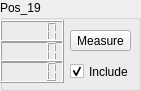
     <widget class="QGroupBox" name="Calib_box_19">
      <property name="geometry">
       <rect>
        <x>20</x>
        <y>20</y>
        <width>141</width>
        <height>91</height>
       </rect>
      </property>
      <property name="title">
       <string>Pos_19</string>
      </property>
      <widget class="QLCDNumber" name="calib_box_x_20">
       <property name="geometry">
        <rect>
         <x>0</x>
         <y>20</y>
         <width>64</width>
         <height>23</height>
        </rect>
       </property>
      </widget>
      <widget class="QLCDNumber" name="calib_box_y_20">
       <property name="geometry">
        <rect>
         <x>0</x>
         <y>40</y>
         <width>64</width>
         <height>23</height>
        </rect>
       </property>
      </widget>
      <widget class="QLCDNumber" name="calib_box_z_20">
       <property name="geometry">
        <rect>
         <x>0</x>
         <y>60</y>
         <width>64</width>
         <height>23</height>
        </rect>
       </property>
      </widget>
      <widget class="QPushButton" name="calibButton_20">
       <property name="geometry">
        <rect>
         <x>70</x>
         <y>30</y>
         <width>61</width>
         <height>21</height>
        </rect>
       </property>
       <property name="text">
        <string>Measure</string>
       </property>
      </widget>
      <widget class="QCheckBox" name="checkBox_20">
       <property name="geometry">
        <rect>
         <x>70</x>
         <y>60</y>
         <width>92</width>
         <height>23</height>
        </rect>
       </property>
       <property name="text">
        <string>Include</string>
       </property>
       <property name="checked">
        <bool>true</bool>
       </property>
      </widget>
     </widget>
